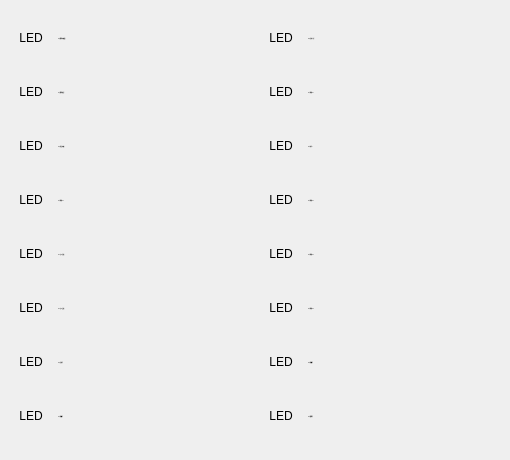
       <widget class="QWidget" name="page_11">
        <property name="styleSheet">
         <string notr="true">QLabel:{
	font:20px;
}</string>
        </property>
        <widget class="QWidget" name="gridLayoutWidget_25">
         <property name="geometry">
          <rect>
           <x>10</x>
           <y>10</y>
           <width>241</width>
           <height>441</height>
          </rect>
         </property>
         <layout class="QGridLayout" name="gridLayout_25" rowstretch="0,0,0,0,0,0,0,0" columnstretch="0,0">
          <item row="5" column="1">
           <widget class="QLabel" name="label_384">
            <property name="minimumSize">
             <size>
              <width>190</width>
              <height>40</height>
             </size>
            </property>
            <property name="maximumSize">
             <size>
              <width>190</width>
              <height>40</height>
             </size>
            </property>
            <property name="font">
             <font>
              <family>SimSun</family>
              <pointsize>-1</pointsize>
             </font>
            </property>
            <property name="frameShadow">
             <enum>QFrame::Plain</enum>
            </property>
            <property name="text">
             <string>Y15 卡爪1反转</string>
            </property>
            <property name="alignment">
             <set>Qt::AlignLeading|Qt::AlignLeft|Qt::AlignVCenter</set>
            </property>
           </widget>
          </item>
          <item row="3" column="1">
           <widget class="QLabel" name="label_385">
            <property name="minimumSize">
             <size>
              <width>190</width>
              <height>40</height>
             </size>
            </property>
            <property name="maximumSize">
             <size>
              <width>190</width>
              <height>40</height>
             </size>
            </property>
            <property name="font">
             <font>
              <family>SimSun</family>
              <pointsize>-1</pointsize>
             </font>
            </property>
            <property name="frameShadow">
             <enum>QFrame::Plain</enum>
            </property>
            <property name="text">
             <string>Y13 预留Y13</string>
            </property>
            <property name="alignment">
             <set>Qt::AlignLeading|Qt::AlignLeft|Qt::AlignVCenter</set>
            </property>
           </widget>
          </item>
          <item row="2" column="1">
           <widget class="QLabel" name="label_386">
            <property name="minimumSize">
             <size>
              <width>190</width>
              <height>40</height>
             </size>
            </property>
            <property name="maximumSize">
             <size>
              <width>190</width>
              <height>40</height>
             </size>
            </property>
            <property name="font">
             <font>
              <family>SimSun</family>
              <pointsize>-1</pointsize>
             </font>
            </property>
            <property name="frameShadow">
             <enum>QFrame::Plain</enum>
            </property>
            <property name="text">
             <string>Y12 成品1夹紧</string>
            </property>
            <property name="alignment">
             <set>Qt::AlignLeading|Qt::AlignLeft|Qt::AlignVCenter</set>
            </property>
           </widget>
          </item>
          <item row="6" column="1">
           <widget class="QLabel" name="label_387">
            <property name="minimumSize">
             <size>
              <width>190</width>
              <height>40</height>
             </size>
            </property>
            <property name="maximumSize">
             <size>
              <width>190</width>
              <height>40</height>
             </size>
            </property>
            <property name="font">
             <font>
              <family>SimSun</family>
              <pointsize>-1</pointsize>
             </font>
            </property>
            <property name="frameShadow">
             <enum>QFrame::Plain</enum>
            </property>
            <property name="text">
             <string>Y16 自动灯</string>
            </property>
            <property name="alignment">
             <set>Qt::AlignLeading|Qt::AlignLeft|Qt::AlignVCenter</set>
            </property>
           </widget>
          </item>
          <item row="0" column="1">
           <widget class="QLabel" name="label_389">
            <property name="minimumSize">
             <size>
              <width>190</width>
              <height>40</height>
             </size>
            </property>
            <property name="maximumSize">
             <size>
              <width>190</width>
              <height>40</height>
             </size>
            </property>
            <property name="font">
             <font>
              <family>SimSun</family>
              <pointsize>-1</pointsize>
             </font>
            </property>
            <property name="autoFillBackground">
             <bool>false</bool>
            </property>
            <property name="styleSheet">
             <string notr="true">QLabel:{
	font:20px;
}</string>
            </property>
            <property name="frameShadow">
             <enum>QFrame::Plain</enum>
            </property>
            <property name="text">
             <string>Y10 原料1夹紧限</string>
            </property>
            <property name="scaledContents">
             <bool>true</bool>
            </property>
            <property name="alignment">
             <set>Qt::AlignLeading|Qt::AlignLeft|Qt::AlignVCenter</set>
            </property>
           </widget>
          </item>
          <item row="1" column="1">
           <widget class="QLabel" name="label_390">
            <property name="minimumSize">
             <size>
              <width>190</width>
              <height>40</height>
             </size>
            </property>
            <property name="maximumSize">
             <size>
              <width>190</width>
              <height>40</height>
             </size>
            </property>
            <property name="font">
             <font>
              <family>SimSun</family>
              <pointsize>-1</pointsize>
             </font>
            </property>
            <property name="frameShadow">
             <enum>QFrame::Plain</enum>
            </property>
            <property name="text">
             <string>Y11 原料1松开</string>
            </property>
            <property name="scaledContents">
             <bool>true</bool>
            </property>
            <property name="alignment">
             <set>Qt::AlignLeading|Qt::AlignLeft|Qt::AlignVCenter</set>
            </property>
           </widget>
          </item>
          <item row="4" column="1">
           <widget class="QLabel" name="label_395">
            <property name="minimumSize">
             <size>
              <width>190</width>
              <height>40</height>
             </size>
            </property>
            <property name="maximumSize">
             <size>
              <width>190</width>
              <height>40</height>
             </size>
            </property>
            <property name="font">
             <font>
              <family>SimSun</family>
              <pointsize>-1</pointsize>
             </font>
            </property>
            <property name="frameShadow">
             <enum>QFrame::Plain</enum>
            </property>
            <property name="text">
             <string>Y14 卡爪1正转</string>
            </property>
            <property name="alignment">
             <set>Qt::AlignLeading|Qt::AlignLeft|Qt::AlignVCenter</set>
            </property>
           </widget>
          </item>
          <item row="7" column="1">
           <widget class="QLabel" name="label_397">
            <property name="minimumSize">
             <size>
              <width>190</width>
              <height>40</height>
             </size>
            </property>
            <property name="maximumSize">
             <size>
              <width>190</width>
              <height>40</height>
             </size>
            </property>
            <property name="font">
             <font>
              <family>SimSun</family>
              <pointsize>-1</pointsize>
             </font>
            </property>
            <property name="frameShadow">
             <enum>QFrame::Plain</enum>
            </property>
            <property name="text">
             <string>Y17 报警灯</string>
            </property>
            <property name="alignment">
             <set>Qt::AlignLeading|Qt::AlignLeft|Qt::AlignVCenter</set>
            </property>
           </widget>
          </item>
          <item row="0" column="0">
           <widget class="QLabel" name="label_498">
            <property name="minimumSize">
             <size>
              <width>40</width>
              <height>40</height>
             </size>
            </property>
            <property name="maximumSize">
             <size>
              <width>40</width>
              <height>40</height>
             </size>
            </property>
            <property name="text">
             <string>LED</string>
            </property>
            <property name="textFormat">
             <enum>Qt::PlainText</enum>
            </property>
            <property name="alignment">
             <set>Qt::AlignCenter</set>
            </property>
           </widget>
          </item>
          <item row="7" column="0">
           <widget class="QLabel" name="label_506">
            <property name="minimumSize">
             <size>
              <width>40</width>
              <height>40</height>
             </size>
            </property>
            <property name="maximumSize">
             <size>
              <width>40</width>
              <height>40</height>
             </size>
            </property>
            <property name="text">
             <string>LED</string>
            </property>
            <property name="textFormat">
             <enum>Qt::PlainText</enum>
            </property>
            <property name="alignment">
             <set>Qt::AlignCenter</set>
            </property>
           </widget>
          </item>
          <item row="6" column="0">
           <widget class="QLabel" name="label_505">
            <property name="minimumSize">
             <size>
              <width>40</width>
              <height>40</height>
             </size>
            </property>
            <property name="maximumSize">
             <size>
              <width>40</width>
              <height>40</height>
             </size>
            </property>
            <property name="text">
             <string>LED</string>
            </property>
            <property name="textFormat">
             <enum>Qt::PlainText</enum>
            </property>
            <property name="alignment">
             <set>Qt::AlignCenter</set>
            </property>
           </widget>
          </item>
          <item row="5" column="0">
           <widget class="QLabel" name="label_504">
            <property name="minimumSize">
             <size>
              <width>40</width>
              <height>40</height>
             </size>
            </property>
            <property name="maximumSize">
             <size>
              <width>40</width>
              <height>40</height>
             </size>
            </property>
            <property name="text">
             <string>LED</string>
            </property>
            <property name="textFormat">
             <enum>Qt::PlainText</enum>
            </property>
            <property name="alignment">
             <set>Qt::AlignCenter</set>
            </property>
           </widget>
          </item>
          <item row="4" column="0">
           <widget class="QLabel" name="label_503">
            <property name="minimumSize">
             <size>
              <width>40</width>
              <height>40</height>
             </size>
            </property>
            <property name="maximumSize">
             <size>
              <width>40</width>
              <height>40</height>
             </size>
            </property>
            <property name="text">
             <string>LED</string>
            </property>
            <property name="textFormat">
             <enum>Qt::PlainText</enum>
            </property>
            <property name="alignment">
             <set>Qt::AlignCenter</set>
            </property>
           </widget>
          </item>
          <item row="3" column="0">
           <widget class="QLabel" name="label_502">
            <property name="minimumSize">
             <size>
              <width>40</width>
              <height>40</height>
             </size>
            </property>
            <property name="maximumSize">
             <size>
              <width>40</width>
              <height>40</height>
             </size>
            </property>
            <property name="text">
             <string>LED</string>
            </property>
            <property name="textFormat">
             <enum>Qt::PlainText</enum>
            </property>
            <property name="alignment">
             <set>Qt::AlignCenter</set>
            </property>
           </widget>
          </item>
          <item row="2" column="0">
           <widget class="QLabel" name="label_501">
            <property name="minimumSize">
             <size>
              <width>40</width>
              <height>40</height>
             </size>
            </property>
            <property name="maximumSize">
             <size>
              <width>40</width>
              <height>40</height>
             </size>
            </property>
            <property name="text">
             <string>LED</string>
            </property>
            <property name="textFormat">
             <enum>Qt::PlainText</enum>
            </property>
            <property name="alignment">
             <set>Qt::AlignCenter</set>
            </property>
           </widget>
          </item>
          <item row="1" column="0">
           <widget class="QLabel" name="label_500">
            <property name="minimumSize">
             <size>
              <width>40</width>
              <height>40</height>
             </size>
            </property>
            <property name="maximumSize">
             <size>
              <width>40</width>
              <height>40</height>
             </size>
            </property>
            <property name="text">
             <string>LED</string>
            </property>
            <property name="textFormat">
             <enum>Qt::PlainText</enum>
            </property>
            <property name="alignment">
             <set>Qt::AlignCenter</set>
            </property>
           </widget>
          </item>
         </layout>
        </widget>
        <widget class="QWidget" name="gridLayoutWidget_26">
         <property name="geometry">
          <rect>
           <x>260</x>
           <y>10</y>
           <width>241</width>
           <height>441</height>
          </rect>
         </property>
         <layout class="QGridLayout" name="gridLayout_26" rowstretch="0,0,0,0,0,0,0,0" columnstretch="0,0">
          <item row="5" column="1">
           <widget class="QLabel" name="label_402">
            <property name="minimumSize">
             <size>
              <width>190</width>
              <height>40</height>
             </size>
            </property>
            <property name="maximumSize">
             <size>
              <width>190</width>
              <height>40</height>
             </size>
            </property>
            <property name="font">
             <font>
              <family>SimSun</family>
              <pointsize>-1</pointsize>
             </font>
            </property>
            <property name="frameShadow">
             <enum>QFrame::Plain</enum>
            </property>
            <property name="text">
             <string>Y25 预留Y25</string>
            </property>
            <property name="alignment">
             <set>Qt::AlignLeading|Qt::AlignLeft|Qt::AlignVCenter</set>
            </property>
           </widget>
          </item>
          <item row="3" column="1">
           <widget class="QLabel" name="label_403">
            <property name="minimumSize">
             <size>
              <width>190</width>
              <height>40</height>
             </size>
            </property>
            <property name="maximumSize">
             <size>
              <width>190</width>
              <height>40</height>
             </size>
            </property>
            <property name="font">
             <font>
              <family>SimSun</family>
              <pointsize>-1</pointsize>
             </font>
            </property>
            <property name="frameShadow">
             <enum>QFrame::Plain</enum>
            </property>
            <property name="text">
             <string>Y23 预留Y23</string>
            </property>
            <property name="alignment">
             <set>Qt::AlignLeading|Qt::AlignLeft|Qt::AlignVCenter</set>
            </property>
           </widget>
          </item>
          <item row="2" column="1">
           <widget class="QLabel" name="label_404">
            <property name="minimumSize">
             <size>
              <width>190</width>
              <height>40</height>
             </size>
            </property>
            <property name="maximumSize">
             <size>
              <width>190</width>
              <height>40</height>
             </size>
            </property>
            <property name="font">
             <font>
              <family>SimSun</family>
              <pointsize>-1</pointsize>
             </font>
            </property>
            <property name="frameShadow">
             <enum>QFrame::Plain</enum>
            </property>
            <property name="text">
             <string>Y22 吹气1</string>
            </property>
            <property name="alignment">
             <set>Qt::AlignLeading|Qt::AlignLeft|Qt::AlignVCenter</set>
            </property>
           </widget>
          </item>
          <item row="6" column="1">
           <widget class="QLabel" name="label_405">
            <property name="minimumSize">
             <size>
              <width>190</width>
              <height>40</height>
             </size>
            </property>
            <property name="maximumSize">
             <size>
              <width>190</width>
              <height>40</height>
             </size>
            </property>
            <property name="font">
             <font>
              <family>SimSun</family>
              <pointsize>-1</pointsize>
             </font>
            </property>
            <property name="frameShadow">
             <enum>QFrame::Plain</enum>
            </property>
            <property name="text">
             <string>Y26 报警灯</string>
            </property>
            <property name="alignment">
             <set>Qt::AlignLeading|Qt::AlignLeft|Qt::AlignVCenter</set>
            </property>
           </widget>
          </item>
          <item row="0" column="1">
           <widget class="QLabel" name="label_407">
            <property name="minimumSize">
             <size>
              <width>190</width>
              <height>40</height>
             </size>
            </property>
            <property name="maximumSize">
             <size>
              <width>190</width>
              <height>40</height>
             </size>
            </property>
            <property name="font">
             <font>
              <family>SimSun</family>
              <pointsize>-1</pointsize>
             </font>
            </property>
            <property name="autoFillBackground">
             <bool>false</bool>
            </property>
            <property name="frameShadow">
             <enum>QFrame::Plain</enum>
            </property>
            <property name="text">
             <string>Y20 自动门1开</string>
            </property>
            <property name="scaledContents">
             <bool>true</bool>
            </property>
            <property name="alignment">
             <set>Qt::AlignLeading|Qt::AlignLeft|Qt::AlignVCenter</set>
            </property>
           </widget>
          </item>
          <item row="1" column="1">
           <widget class="QLabel" name="label_408">
            <property name="minimumSize">
             <size>
              <width>190</width>
              <height>40</height>
             </size>
            </property>
            <property name="maximumSize">
             <size>
              <width>190</width>
              <height>40</height>
             </size>
            </property>
            <property name="font">
             <font>
              <family>SimSun</family>
              <pointsize>-1</pointsize>
             </font>
            </property>
            <property name="frameShadow">
             <enum>QFrame::Plain</enum>
            </property>
            <property name="text">
             <string>Y21 预留Y21</string>
            </property>
            <property name="scaledContents">
             <bool>true</bool>
            </property>
            <property name="alignment">
             <set>Qt::AlignLeading|Qt::AlignLeft|Qt::AlignVCenter</set>
            </property>
           </widget>
          </item>
          <item row="4" column="1">
           <widget class="QLabel" name="label_413">
            <property name="minimumSize">
             <size>
              <width>190</width>
              <height>40</height>
             </size>
            </property>
            <property name="maximumSize">
             <size>
              <width>190</width>
              <height>40</height>
             </size>
            </property>
            <property name="font">
             <font>
              <family>SimSun</family>
              <pointsize>-1</pointsize>
             </font>
            </property>
            <property name="frameShadow">
             <enum>QFrame::Plain</enum>
            </property>
            <property name="text">
             <string>Y24 预留Y24</string>
            </property>
            <property name="alignment">
             <set>Qt::AlignLeading|Qt::AlignLeft|Qt::AlignVCenter</set>
            </property>
           </widget>
          </item>
          <item row="7" column="1">
           <widget class="QLabel" name="label_415">
            <property name="minimumSize">
             <size>
              <width>190</width>
              <height>40</height>
             </size>
            </property>
            <property name="maximumSize">
             <size>
              <width>190</width>
              <height>40</height>
             </size>
            </property>
            <property name="font">
             <font>
              <family>SimSun</family>
              <pointsize>-1</pointsize>
             </font>
            </property>
            <property name="frameShadow">
             <enum>QFrame::Plain</enum>
            </property>
            <property name="text">
             <string>Y27 暂停灯</string>
            </property>
            <property name="alignment">
             <set>Qt::AlignLeading|Qt::AlignLeft|Qt::AlignVCenter</set>
            </property>
           </widget>
          </item>
          <item row="0" column="0">
           <widget class="QLabel" name="label_499">
            <property name="minimumSize">
             <size>
              <width>40</width>
              <height>40</height>
             </size>
            </property>
            <property name="maximumSize">
             <size>
              <width>40</width>
              <height>40</height>
             </size>
            </property>
            <property name="text">
             <string>LED</string>
            </property>
            <property name="textFormat">
             <enum>Qt::PlainText</enum>
            </property>
            <property name="alignment">
             <set>Qt::AlignCenter</set>
            </property>
           </widget>
          </item>
          <item row="7" column="0">
           <widget class="QLabel" name="label_513">
            <property name="minimumSize">
             <size>
              <width>40</width>
              <height>40</height>
             </size>
            </property>
            <property name="maximumSize">
             <size>
              <width>40</width>
              <height>40</height>
             </size>
            </property>
            <property name="text">
             <string>LED</string>
            </property>
            <property name="textFormat">
             <enum>Qt::PlainText</enum>
            </property>
            <property name="alignment">
             <set>Qt::AlignCenter</set>
            </property>
           </widget>
          </item>
          <item row="6" column="0">
           <widget class="QLabel" name="label_512">
            <property name="minimumSize">
             <size>
              <width>40</width>
              <height>40</height>
             </size>
            </property>
            <property name="maximumSize">
             <size>
              <width>40</width>
              <height>40</height>
             </size>
            </property>
            <property name="text">
             <string>LED</string>
            </property>
            <property name="textFormat">
             <enum>Qt::PlainText</enum>
            </property>
            <property name="alignment">
             <set>Qt::AlignCenter</set>
            </property>
           </widget>
          </item>
          <item row="5" column="0">
           <widget class="QLabel" name="label_511">
            <property name="minimumSize">
             <size>
              <width>40</width>
              <height>40</height>
             </size>
            </property>
            <property name="maximumSize">
             <size>
              <width>40</width>
              <height>40</height>
             </size>
            </property>
            <property name="text">
             <string>LED</string>
            </property>
            <property name="textFormat">
             <enum>Qt::PlainText</enum>
            </property>
            <property name="alignment">
             <set>Qt::AlignCenter</set>
            </property>
           </widget>
          </item>
          <item row="4" column="0">
           <widget class="QLabel" name="label_510">
            <property name="minimumSize">
             <size>
              <width>40</width>
              <height>40</height>
             </size>
            </property>
            <property name="maximumSize">
             <size>
              <width>40</width>
              <height>40</height>
             </size>
            </property>
            <property name="text">
             <string>LED</string>
            </property>
            <property name="textFormat">
             <enum>Qt::PlainText</enum>
            </property>
            <property name="alignment">
             <set>Qt::AlignCenter</set>
            </property>
           </widget>
          </item>
          <item row="3" column="0">
           <widget class="QLabel" name="label_509">
            <property name="minimumSize">
             <size>
              <width>40</width>
              <height>40</height>
             </size>
            </property>
            <property name="maximumSize">
             <size>
              <width>40</width>
              <height>40</height>
             </size>
            </property>
            <property name="text">
             <string>LED</string>
            </property>
            <property name="textFormat">
             <enum>Qt::PlainText</enum>
            </property>
            <property name="alignment">
             <set>Qt::AlignCenter</set>
            </property>
           </widget>
          </item>
          <item row="2" column="0">
           <widget class="QLabel" name="label_508">
            <property name="minimumSize">
             <size>
              <width>40</width>
              <height>40</height>
             </size>
            </property>
            <property name="maximumSize">
             <size>
              <width>40</width>
              <height>40</height>
             </size>
            </property>
            <property name="text">
             <string>LED</string>
            </property>
            <property name="textFormat">
             <enum>Qt::PlainText</enum>
            </property>
            <property name="alignment">
             <set>Qt::AlignCenter</set>
            </property>
           </widget>
          </item>
          <item row="1" column="0">
           <widget class="QLabel" name="label_507">
            <property name="minimumSize">
             <size>
              <width>40</width>
              <height>40</height>
             </size>
            </property>
            <property name="maximumSize">
             <size>
              <width>40</width>
              <height>40</height>
             </size>
            </property>
            <property name="text">
             <string>LED</string>
            </property>
            <property name="textFormat">
             <enum>Qt::PlainText</enum>
            </property>
            <property name="alignment">
             <set>Qt::AlignCenter</set>
            </property>
           </widget>
          </item>
         </layout>
        </widget>
       </widget>
